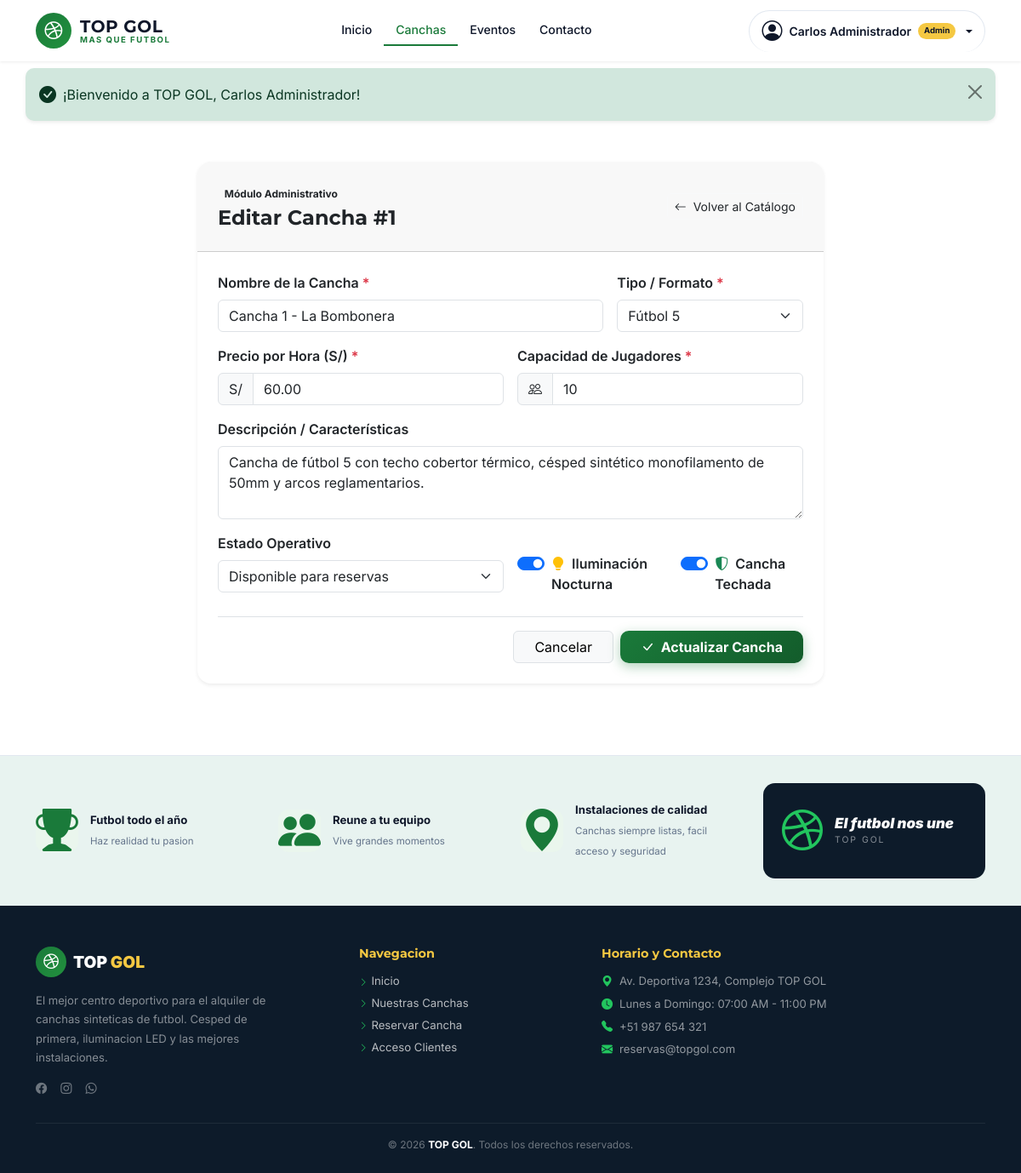
The app's page /cancha/editar/1 (signed in) with its own data.
### tables this page shows
CREATE TABLE `canchas` (
  `id` INT NOT NULL AUTO_INCREMENT,
  `nombre` VARCHAR(100) NOT NULL,
  `descripcion` TEXT DEFAULT NULL,
  `precio_hora` DECIMAL(10,2) NOT NULL,
  `capacidad` INT NOT NULL,
  `tipo` ENUM('futbol_5', 'futbol_7', 'futbol_11') NOT NULL DEFAULT 'futbol_5',
  `iluminacion` TINYINT(1) NOT NULL DEFAULT 1,
  `techada` TINYINT(1) NOT NULL DEFAULT 0,
  `estado` ENUM('disponible', 'mantenimiento') NOT NULL DEFAULT 'disponible',
  `created_at` TIMESTAMP NOT NULL DEFAULT CURRENT_TIMESTAMP,
  `updated_at` TIMESTAMP NOT NULL DEFAULT CURRENT_TIMESTAMP ON UPDATE CURRENT_TIMESTAMP,
  PRIMARY KEY (`id`)
);

### app/Controllers/CanchaController.php (called while the page is built, shortened)
<?php
class CanchaController extends Controller {
    public function edit(string|int $id): void {
        $idCancha = (int)$id;
        $modeloCancha = new Cancha();
        $cancha = $modeloCancha->obtenerPorId($idCancha);
        $this->view('canchas/edit', [
            'titulo' => "Editar Cancha: {$cancha['nombre']} - " . APP_NAME,
            'cancha' => $cancha
        ]);
    }
}

### public/index.php (called while the page is built, shortened)
<?php
require_once APP_PATH . DIRECTORY_SEPARATOR . 'Helpers' . DIRECTORY_SEPARATOR . 'helpers.php';
spl_autoload_register(function (string $clase): void {
    $prefijo = 'App\\';
    $longitudPrefijo = strlen($prefijo);
    $claseRelativa = substr($clase, $longitudPrefijo);
    $rutaArchivo = APP_PATH . DIRECTORY_SEPARATOR . str_replace('\\', DIRECTORY_SEPARATOR, $claseRelativa) . '.php';
});
$router = new App\Core\Router();
$router->get('/', 'HomeController@index');
$router->get('/canchas', 'CanchaController@index');
$router->get('/cancha/crear', 'CanchaController@create', ['admin']);
$router->post('/cancha/guardar', 'CanchaController@store', ['admin']);
$router->get('/cancha/ver/{id}', 'CanchaController@show');
$router->get('/cancha/editar/{id}', 'CanchaController@edit', ['admin']);
$router->post('/cancha/actualizar/{id}', 'CanchaController@update', ['admin']);
$router->get('/cancha/eliminar/{id}', 'CanchaController@delete', ['admin']);
$router->post('/cancha/eliminar/{id}', 'CanchaController@delete', ['admin']);
$router->post('/cancha/estado/{id}', 'CanchaController@toggleEstado', ['admin']);
$router->get('/reservas', 'ReservaController@index', ['admin']);
$router->get('/reserva/formulario', 'ReservaController@formulario', ['auth']);
$router->get('/reserva/formulario/{id_cancha}', 'ReservaController@formulario', ['auth']);
$router->get('/reserva/crear', 'ReservaController@create', ['auth']);
$router->get('/reserva/crear/{id_cancha}', 'ReservaController@create', ['auth']);
$router->post('/reserva/guardar', 'ReservaController@store', ['auth']);
$router->get('/reserva/cancelar/{id}', 'ReservaController@cancel', ['auth']);
$router->post('/reserva/estado/{id}', 'ReservaController@updateStatus', ['admin']);
$router->get('/mis-reservas', 'ReservaController@misReservas', ['auth']);
$router->get('/mis-reservas/{id}', 'ReservaController@detalle', ['auth']);
$router->get('/admin/reservas', 'ReservaController@adminPanel', ['admin']);
$router->get('/admin/calendario', 'ReservaController@calendario', ['admin']);
$router->post('/reserva/pago/{id}', 'ReservaController@updatePayment', ['admin']);
$router->get('/admin/productos', 'ProductoController@index', ['admin']);
$router->get('/admin/productos/crear', 'ProductoController@create', ['admin']);
$router->post('/admin/productos/guardar', 'ProductoController@store', ['admin']);
$router->get('/admin/productos/editar/{id}', 'ProductoController@edit', ['admin']);
$router->post('/admin/productos/actualizar/{id}', 'ProductoController@update', ['admin']);
$router->get('/admin/productos/eliminar/{id}', 'ProductoController@delete', ['admin']);
$router->get('/api/notificaciones', 'NotificacionController@listar', ['admin']);
$router->get('/api/notificaciones/stream', 'NotificacionController@stream', ['admin']);
$router->post('/api/notificaciones/{id}/leer', 'NotificacionController@leer', ['admin']);
$router->post('/api/notificaciones/leer-todas', 'NotificacionController@leerTodas', ['admin']);
$router->get('/api/cancha/disponibilidad', 'ReservaController@checkAvailability');
$router->get('/admin/dashboard', 'UsuarioController@dashboard', ['admin']);
$router->get('/admin/usuarios', 'UsuarioController@index', ['admin']);
$router->get('/eventos', 'ReservaController@eventosInfo');
$router->get('/evento', 'ReservaController@eventoCreate', ['auth']);
$router->get('/evento/crear', 'ReservaController@eventoCreate', ['auth']);
$router->post('/evento/guardar', 'ReservaController@eventoStore', ['auth']);
$router->get('/contacto', 'ContactoController@index');
$router->post('/contacto/enviar', 'ContactoController@enviar');
$router->get('/perfil', 'UsuarioController@perfil', ['auth']);
$router->post('/perfil/actualizar', 'UsuarioController@updatePerfil', ['auth']);
$router->post('/perfil/password', 'UsuarioController@updatePassword', ['auth']);
$router->get('/login', 'AuthController@showLogin', ['guest']);
$router->post('/login', 'AuthController@login', ['guest']);
$router->get('/register', 'AuthController@showRegister', ['guest']);
$router->post('/register', 'AuthController@register', ['guest']);
$router->get('/logout', 'AuthController@logout', ['auth']);
$router->get('/auth/google', 'AuthController@googleLogin', ['guest']);
$router->get('/auth/google/callback', 'AuthController@googleCallback', ['guest']);
$router->dispatch();

### app/Config/Database.php (called while the page is built, shortened)
<?php
class Database {
    private static ?PDO $instancia = null;
    public static function getConnection(): PDO {
        if (self::$instancia === null) {
            $host = defined('DB_HOST') ? DB_HOST : 'localhost';
            $port = defined('DB_PORT') ? DB_PORT : '3306';
            $dbName = defined('DB_NAME') ? DB_NAME : 'topgol_db';
            $user = defined('DB_USER') ? DB_USER : 'root';
            $pass = defined('DB_PASS') ? DB_PASS : '';
            $charset = defined('DB_CHARSET') ? DB_CHARSET : 'utf8mb4';
            $dsn = "mysql:host={$host};port={$port};dbname={$dbName};charset={$charset}";
            $opciones = [
                PDO::ATTR_ERRMODE            => PDO::ERRMODE_EXCEPTION,
                PDO::ATTR_DEFAULT_FETCH_MODE => PDO::FETCH_ASSOC,
                PDO::ATTR_EMULATE_PREPARES   => false,
                PDO::MYSQL_ATTR_INIT_COMMAND => "SET NAMES '{$charset}'"
            ];
            try {
                self::$instancia = new PDO($dsn, $user, $pass, $opciones);
            } catch (PDOException $e) {
                $mensaje = "Error de conexión a la base de datos: " . $e->getMessage();
                if (defined('APP_ENV') && APP_ENV === 'development') {
                    die("<div style='font-family:sans-serif;padding:20px;background:#fee2e2;color:#991b1b;border:1px solid #f87171;border-radius:8px;max-width:700px;margin:50px auto;'>
                        <h3 style='margin-top:0;'>⚠️ Error de Conexión en TOP GOL</h3>
                        <p>{$mensaje}</p>
                        <p><strong>Verifica lo siguiente:</strong></p>
                        <ul>
                            <li>Que el servicio MySQL en XAMPP esté iniciado.</li>
                            <li>Que la base de datos <code>topgol_db</code> haya sido importada usando el archivo <code>database/schema.sql</code>.</li>
                            <li>Que las credenciales en <code>.env</code> sean correctas.</li>
                        </ul>
                    </div>");
                }
                die("Error interno de conexión al servidor de datos. Intente más tarde.");
            }
        }
        return self::$instancia;
    }
}

### app/Models/Cancha.php (called while the page is built, shortened)
<?php
class Cancha extends Model {
    protected string $tabla = 'canchas';
    public function obtenerPorId(int $id): ?array {
        $sql = "SELECT * FROM {$this->tabla} WHERE id = ? LIMIT 1";
        return $this->selectOne($sql, [$id]);
    }
}

### app/Core/Model.php (called while the page is built, shortened)
<?php
abstract class Model {
    protected PDO $db;
    public function __construct() {
        $this->db = Database::getConnection();
    }
    protected function query(string $sql, array $params = []): PDOStatement {
        $stmt = $this->db->prepare($sql);
        $stmt->execute($params);
        return $stmt;
    }
    protected function selectOne(string $sql, array $params = []): ?array {
        $stmt = $this->query($sql, $params);
        $resultado = $stmt->fetch(PDO::FETCH_ASSOC);
        return $resultado !== false ? $resultado : null;
    }
}

### app/Views/canchas/edit.php (the view, shortened to what this page needs)
<div class="container py-4">
    <div class="row justify-content-center">
        <div class="col-lg-8">
            <div class="card shadow-sm border-0 rounded-4">
                <div class="card-header bg-topgol-dark text-white p-4 rounded-top-4">
                    <div class="d-flex align-items-center justify-content-between">
                        <div>
                            <span class="badge bg-gold text-dark mb-1">Módulo Administrativo</span>
                            <h3 class="h4 text-dark fw-bold mb-0">Editar Cancha #<?= $cancha['id'] ?></h3>
                        </div>
                        <a href="<?= url('/canchas') ?>" class="btn btn-outline-light btn-sm text-dark">
                            <i class="bi bi-arrow-left me-1"></i> Volver al Catálogo
                        </a>
                    </div>
                </div>
                <div class="card-body p-4">
                    <form action="<?= url('/cancha/actualizar/' . $cancha['id']) ?>" method="POST" class="needs-validation" novalidate>
                        <div class="row g-3">
                            <div class="col-md-8">
                                <label for="nombre" class="form-label fw-semibold">Nombre de la Cancha <span class="text-danger">*</span></label>
                                <input type="text" class="form-control" id="nombre" name="nombre" value="<?= htmlspecialchars($cancha['nombre']) ?>" required>
                            </div>
                            <div class="col-md-4">
                                <label for="tipo" class="form-label fw-semibold">Tipo / Formato <span class="text-danger">*</span></label>
                                <select class="form-select" id="tipo" name="tipo" required>
                                    <option value="futbol_5" <?= $cancha['tipo'] === 'futbol_5' ? 'selected' : '' ?>>Fútbol 5</option>
                                </select>
                            </div>
                            <div class="col-md-6">
                                <label for="precio_hora" class="form-label fw-semibold">Precio por Hora (S/) <span class="text-danger">*</span></label>
                                <div class="input-group">
                                    <span class="input-group-text">S/</span>
                                    <input type="number" step="0.50" min="1" class="form-control" id="precio_hora" name="precio_hora" value="<?= htmlspecialchars((string)$cancha['precio_hora']) ?>" required>
                                </div>
                            </div>
                            <div class="col-md-6">
                                <label for="capacidad" class="form-label fw-semibold">Capacidad de Jugadores <span class="text-danger">*</span></label>
                                <div class="input-group">
                                    <span class="input-group-text"><i class="bi bi-people"></i></span>
                                    <input type="number" min="2" max="50" class="form-control" id="capacidad" name="capacidad" value="<?= (int)$cancha['capacidad'] ?>" required>
                                </div>
                            </div>
                            <div class="col-12">
                                <label for="descripcion" class="form-label fw-semibold">Descripción / Características</label>
                                <textarea class="form-control" id="descripcion" name="descripcion" rows="3"><?= htmlspecialchars($cancha['descripcion'] ?? '') ?></textarea>
                            </div>
                            <div class="col-md-6">
                                <label for="estado" class="form-label fw-semibold">Estado Operativo</label>
                                <select class="form-select" id="estado" name="estado">
                                    <option value="disponible" <?= $cancha['estado'] === 'disponible' ? 'selected' : '' ?>>Disponible para reservas</option>
                                </select>
                            </div>
                            <div class="col-md-6 d-flex align-items-center gap-4 pt-4">
                                <div class="form-check form-switch">
                                    <input class="form-check-input" type="checkbox" role="switch" id="iluminacion" name="iluminacion" value="1" <?= !empty($cancha['iluminacion']) ? 'checked' : '' ?>>
                                    <label class="form-check-label fw-semibold" for="iluminacion">
                                        <i class="bi bi-lightbulb-fill text-warning me-1"></i> Iluminación Nocturna
                                    </label>
                                </div>
                                <div class="form-check form-switch">
                                    <input class="form-check-input" type="checkbox" role="switch" id="techada" name="techada" value="1" <?= !empty($cancha['techada']) ? 'checked' : '' ?>>
                                    <label class="form-check-label fw-semibold" for="techada">
                                        <i class="bi bi-shield-shaded text-success me-1"></i> Cancha Techada
                                    </label>
                                </div>
                            </div>
                        </div>
                        <div class="d-flex justify-content-end gap-2 mt-4 pt-3 border-top">
                            <a href="<?= url('/canchas') ?>" class="btn btn-light border px-4">Cancelar</a>
                            <button type="submit" class="btn btn-topgol px-4">
                                <i class="bi bi-check-lg me-1"></i> Actualizar Cancha
                            </button>
                        </div>
                    </form>
                </div>
            </div>
        </div>
    </div>
</div>

### app/Core/Router.php (shortened to what this page needs)
<?php
class Router {
    private array $rutas = [
        'GET'  => [],
        'POST' => []
    ];
    private function registrar(string $metodo, string $ruta, string $accion, array $middlewares): void {
        $rutaNormalizada = '/' . trim($ruta, '/');
        preg_match_all('/\{([a-zA-Z0-9_]+)\}/', $rutaNormalizada, $matches);
        $nombresParametros = $matches[1] ?? [];
        $regex = preg_replace('/\{[a-zA-Z0-9_]+\}/', '([^/]+)', $rutaNormalizada);
        $regexFinal = '#^' . $regex . '$#';
        $this->rutas[$metodo][] = [
            'ruta'        => $rutaNormalizada,
            'regex'       => $regexFinal,
            'accion'      => $accion,
            'params'      => $nombresParametros,
            'middlewares' => $middlewares
        ];
    }
    public function dispatch(): void {
        $metodo = $_SERVER['REQUEST_METHOD'] ?? 'GET';
        $uri = $this->obtenerRutaActual();
        foreach ($this->rutas[$metodo] as $rutaInfo) {
            if (preg_match($rutaInfo['regex'], $uri, $matches)) {
                array_shift($matches);
                $this->ejecutarAccion($rutaInfo['accion'], $matches);
                return;
            }
        }
    }
    private function obtenerRutaActual(): string {
        if (!empty($_GET['url']) && $_GET['url'] !== 'index.php') {
            $uri = '/' . trim((string)$_GET['url'], '/');
            return $uri === '//' ? '/' : $uri;
        }
        $requestUri = $_SERVER['REQUEST_URI'] ?? '/';
        $requestUri = preg_replace('#^/public(/|$)#', '$1', $requestUri);
        $requestUri = preg_replace('#^/index\.php(/|$)#', '$1', $requestUri);
        $uri = '/' . trim($requestUri, '/');
        return $uri === '//' ? '/' : $uri;
    }
    private function ejecutarAccion(string $accion, array $params): void {
        [$controladorNombre, $metodo] = explode('@', $accion);
        $controlador = new $claseCompleta();
        call_user_func_array([$controlador, $metodo], $params);
    }
}

### records on screen
canchas: id "1", nombre "Cancha 1 - La Bombonera", tipo "Fútbol 5", precio_hora "60.00", capacidad "10", descripcion "Cancha de fútbol 5 con techo cobertor térmico, césped sintético monofilamento de 50mm y arcos reglamentarios.", estado "Disponible para reservas", iluminacion "☑", techada "☑"

### other values on screen
$mensaje "¡Bienvenido a TOP GOL, Carlos Administrador!"
